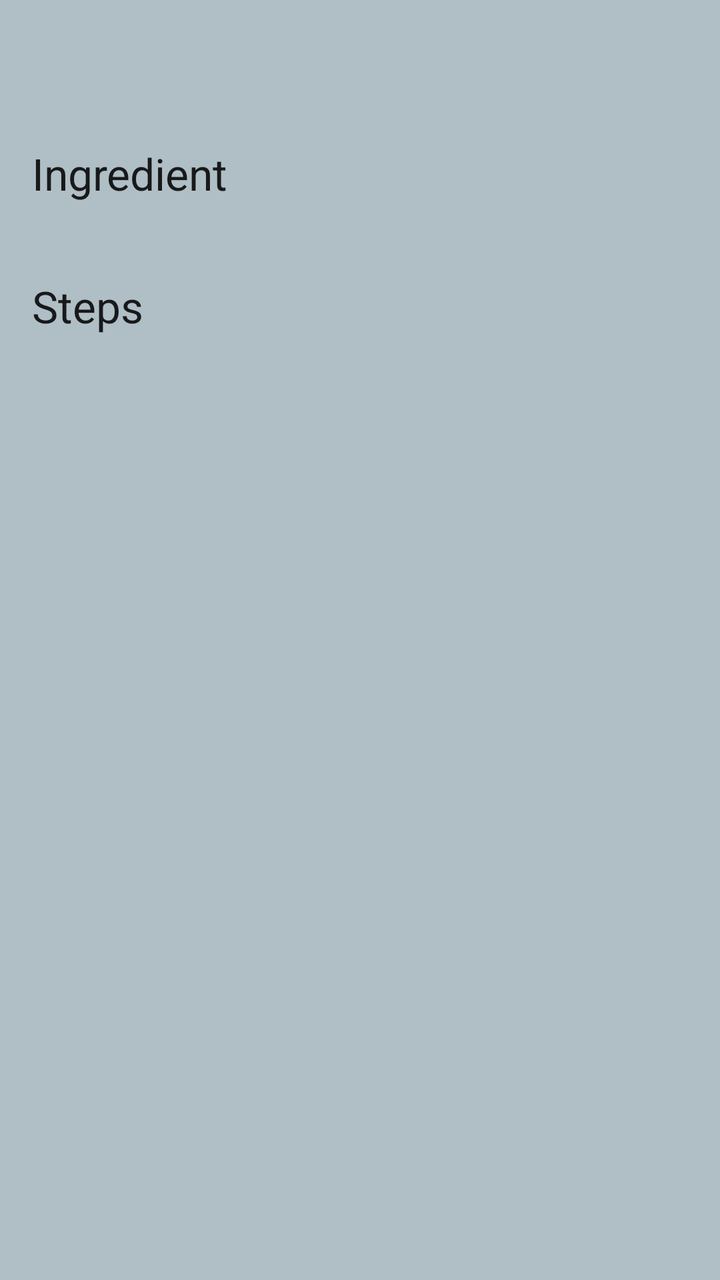
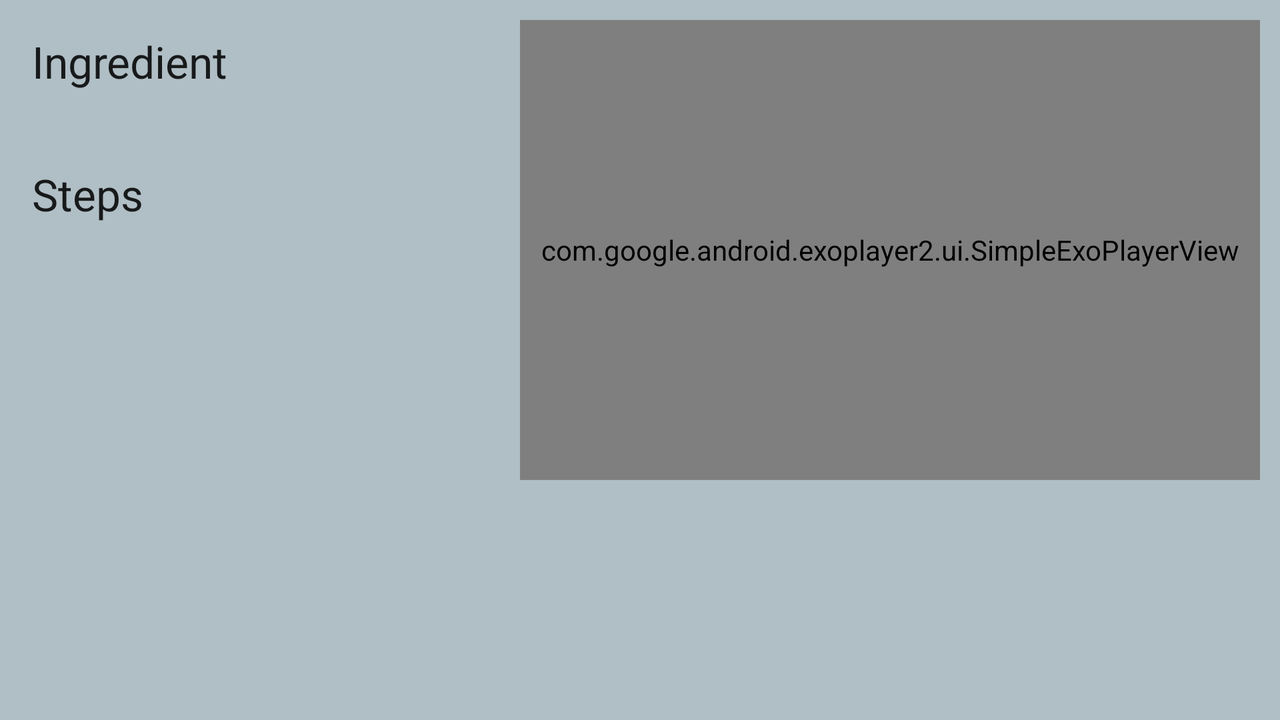

First picture: res/layout/ on a phone held upright. Second picture: the repository's own variant of that layout, on a device whose configuration matches the variant's folder. Source for both follows.
<!-- AndroidManifest.xml: application theme AppTheme -->
<!-- res/layout/activity_detail_fragment.xml -->
<?xml version="1.0" encoding="utf-8"?>

<LinearLayout
    xmlns:android="http://schemas.android.com/apk/res/android"
    xmlns:app="http://schemas.android.com/apk/res-auto"
    xmlns:tools="http://schemas.android.com/tools"
    android:layout_width="match_parent"
    android:layout_height="match_parent"
    android:orientation="vertical"
    android:background="@color/mainbackgroundcolor"
    android:fitsSystemWindows="true">
    <include
        layout="@layout/toolbar"
        android:layout_width="match_parent"
        android:layout_height="wrap_content"/>
<ScrollView
    xmlns:android="http://schemas.android.com/apk/res/android"
    xmlns:app="http://schemas.android.com/apk/res-auto"
    xmlns:tools="http://schemas.android.com/tools"
    android:layout_width="match_parent"
    android:layout_height="match_parent">
    <LinearLayout
        android:layout_width="match_parent"
        android:layout_height="wrap_content"
        android:orientation="vertical">
        <TextView
            android:layout_margin="@dimen/text_margin"
            android:layout_width="match_parent"
            android:layout_height="wrap_content"
            android:fontFamily="sans-serif"
            android:text="@string/ingredient"
            android:id="@+id/android_ingredient"
            android:textAppearance="?android:textAppearanceLarge"/>
        <android.support.v7.widget.RecyclerView
            xmlns:android="http://schemas.android.com/apk/res/android"
            android:layout_width="match_parent"
            android:layout_height="wrap_content"
            android:layout_marginBottom="@dimen/layout_margin"
            android:id="@+id/detail_recyclerview_one"/>

        <TextView
            android:layout_margin="@dimen/text_margin"
            android:layout_width="match_parent"
            android:layout_height="wrap_content"
            android:fontFamily="sans-serif"
            android:text="@string/steps"
            android:id="@+id/android_steps"
            android:textAppearance="?android:textAppearanceLarge"/>

        <android.support.v7.widget.RecyclerView
            android:layout_width="match_parent"
            android:layout_height="400dp"
            android:id="@+id/detail_recyclerview_two"/>
    </LinearLayout>
</ScrollView>
    </LinearLayout>
<!-- res/layout/toolbar.xml (included above) -->
<?xml version="1.0" encoding="utf-8"?>

<android.support.v7.widget.Toolbar
    xmlns:android="http://schemas.android.com/apk/res/android"
    xmlns:local="http://schemas.android.com/apk/res-auto"
    android:id="@+id/my_toolbar"
    android:layout_width="match_parent"
    android:layout_height="wrap_content"
    android:minHeight="?attr/actionBarSize"
    android:elevation="@dimen/layout_margin"
    xmlns:app="http://schemas.android.com/apk/res-auto"
    android:theme="@style/ThemeOverlay.AppCompat.ActionBar"
    local:popupTheme="@style/ThemeOverlay.AppCompat.Light">

</android.support.v7.widget.Toolbar>
<!-- resources referenced by this layout -->
<resources>
  <color name="mainbackgroundcolor">#B0BEC5</color>
  <dimen name="layout_margin">5dp</dimen>
  <dimen name="text_margin">16dp</dimen>
  <string name="ingredient">Ingredient</string>
  <string name="steps">Steps</string>
  <style name="AppTheme" parent="Theme.AppCompat.Light.DarkActionBar">
          
          <item name="colorPrimary">@color/colorPrimary</item>
          <item name="colorPrimaryDark">@color/colorPrimaryDark</item>
          <item name="colorAccent">@color/colorAccent</item>
      </style>
  <color name="colorPrimary">#424242</color>
  <color name="colorPrimaryDark">#212121</color>
  <color name="colorAccent">#FF4081</color>
</resources>
<!-- res/layout-land/activity_detail_fragment.xml (the repository's variant of the layout above) -->
<!-- drawn on the phone turned sideways -->
<?xml version="1.0" encoding="utf-8"?>

<LinearLayout
    xmlns:android="http://schemas.android.com/apk/res/android"
    xmlns:app="http://schemas.android.com/apk/res-auto"
    xmlns:tools="http://schemas.android.com/tools"
    android:orientation="horizontal"
    android:id="@+id/main_content"
    android:tag="Tablet-land"
    android:background="@color/mainbackgroundcolor"
    android:layout_width="match_parent"
    android:layout_height="match_parent"
    android:fitsSystemWindows="true">

<android.support.v4.widget.NestedScrollView
    android:layout_width="250dp"
    android:layout_height="match_parent"
    android:fillViewport="true">
    <LinearLayout
        xmlns:android="http://schemas.android.com/apk/res/android"
        xmlns:app="http://schemas.android.com/apk/res-auto"
        xmlns:tools="http://schemas.android.com/tools"
        android:layout_width="match_parent"
        android:layout_height="match_parent"
        android:orientation="vertical"
        tools:context="com.example.android.bakingapp.DetailActivity">

        <TextView
            android:layout_margin="@dimen/text_margin"
            android:layout_width="match_parent"
            android:layout_height="wrap_content"
            android:fontFamily="sans-serif"
            android:text="@string/ingredient"
            android:textAppearance="?android:textAppearanceLarge"/>
        <android.support.v7.widget.RecyclerView
            xmlns:android="http://schemas.android.com/apk/res/android"
            android:layout_width="match_parent"
            android:layout_height="wrap_content"
            android:layout_marginBottom="@dimen/layout_margin"
            android:id="@+id/detail_recyclerview_one"/>

        <TextView
            android:layout_margin="@dimen/text_margin"
            android:layout_width="match_parent"
            android:layout_height="wrap_content"
            android:fontFamily="sans-serif"
            android:text="@string/steps"
            android:textAppearance="?android:textAppearanceLarge"/>

        <android.support.v7.widget.RecyclerView
            android:layout_width="match_parent"
            android:layout_height="400dp"
            android:id="@+id/detail_recyclerview_two"/>
    </LinearLayout>
    </android.support.v4.widget.NestedScrollView>
    <android.support.v4.widget.NestedScrollView
        android:layout_width="match_parent"
        android:layout_height="match_parent"
        android:fillViewport="true">
    <LinearLayout
        android:layout_width="match_parent"
        android:layout_height="match_parent"
        android:orientation="vertical">
        <RelativeLayout
            android:layout_width="match_parent"
            android:layout_height="250dp"
            android:layout_weight="0">
            <ImageView
                android:layout_width="match_parent"
                android:layout_height="match_parent"
                android:id="@+id/error"
                android:visibility="invisible"
                android:scaleType="center"/>
            <com.google.android.exoplayer2.ui.SimpleExoPlayerView
                android:id="@+id/playerView"
                android:layout_width="match_parent"
                android:layout_height="250dp"
                android:layout_marginTop="0dp"
                android:layout_marginRight="0dp"
                android:layout_marginBottom="10dp"
                android:layout_marginLeft="0dp"
                android:layout_margin="10dp" />
        </RelativeLayout>

        <TextView
            android:layout_width="match_parent"
            android:layout_height="wrap_content"
            android:layout_marginTop="@dimen/layout_margin"
            android:layout_margin="@dimen/layout_margin"
            android:id="@+id/video_description"
            android:layout_weight="3"
            android:textAppearance="?android:textAppearanceMedium"/>
    </LinearLayout>
    </android.support.v4.widget.NestedScrollView>
</LinearLayout>
